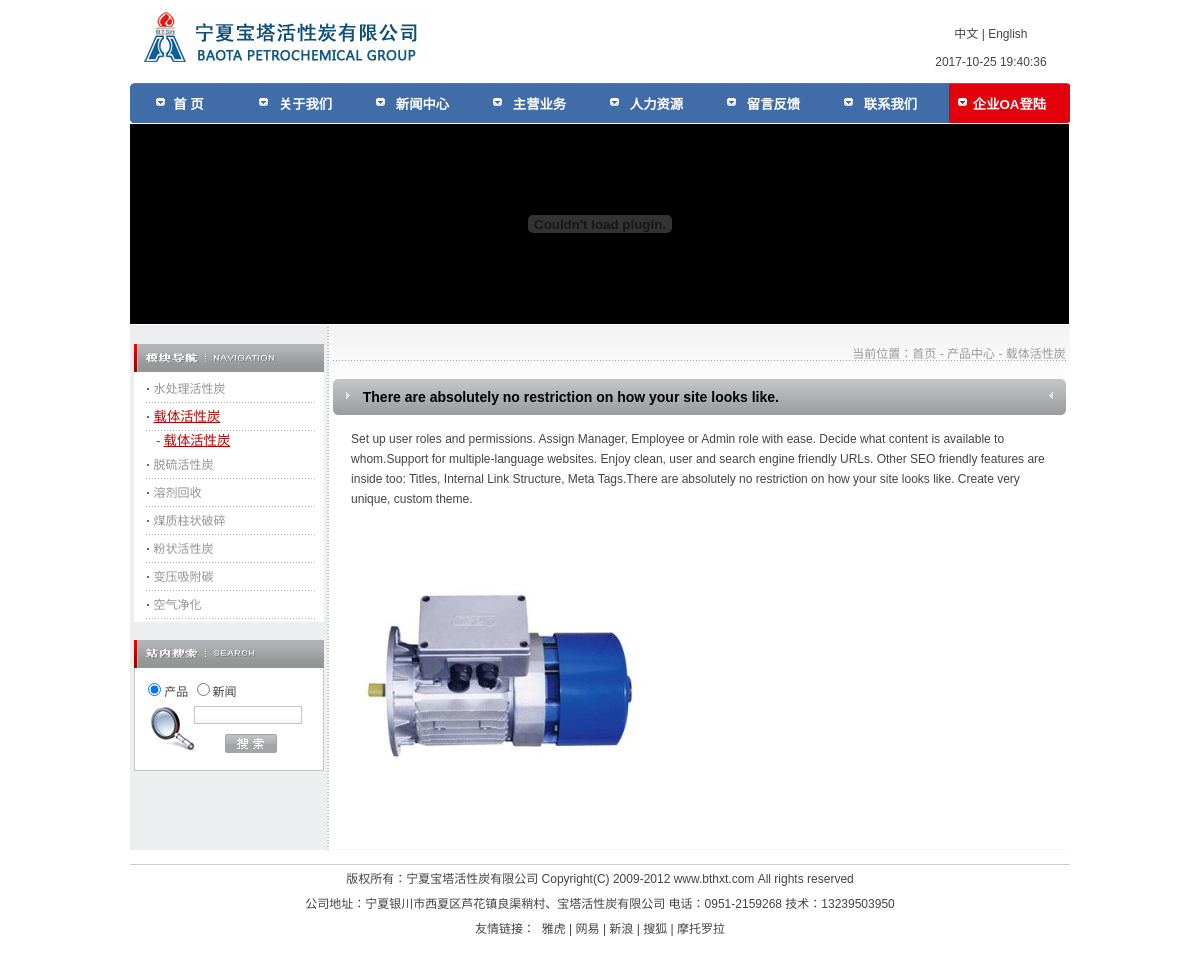
The app's page /product/productinfo.php?pid=36&id1=22&id2=30 with its own data.
### tables this page shows
CREATE TABLE `layoutpic` (
  `id_layoutpic` int(11) NOT NULL auto_increment,
  `id_layout` int(11) NOT NULL,
  `id_hr` int(11) NOT NULL,
  `title` varchar(250) NOT NULL,
  `intro` text NOT NULL,
  `url` varchar(250) NOT NULL,
  `opicname` varchar(250) NOT NULL,
  `spicname` varchar(250) NOT NULL,
  `dele` int(1) NOT NULL default '1',
  `type` varchar(3) NOT NULL,
  `indate` datetime NOT NULL,
  `modate` datetime NOT NULL,
  `deldate` datetime NOT NULL,
  `browsecount` int(11) NOT NULL,
  PRIMARY KEY  (`id_layoutpic`)
);

CREATE TABLE `productdir` (
  `id_proddir` int(11) NOT NULL auto_increment,
  `lang` int(1) NOT NULL,
  `name` varchar(50) NOT NULL default '1',
  `intro` text NOT NULL,
  `dele` int(1) NOT NULL default '1',
  `dirurl` varchar(50) NOT NULL,
  `fatherid` int(11) NOT NULL,
  `level` int(1) NOT NULL,
  `ordernum` int(11) NOT NULL,
  PRIMARY KEY  (`id_proddir`)
);

CREATE TABLE `productinfo` (
  `id_prodinfo` int(11) NOT NULL auto_increment,
  `id_proddir` int(11) NOT NULL,
  `id_hr` int(11) NOT NULL,
  `lang` int(1) NOT NULL default '1',
  `title` varchar(250) NOT NULL,
  `intro` text NOT NULL,
  `content` longtext NOT NULL,
  `tag` text NOT NULL,
  `dele` int(1) NOT NULL default '1',
  `isnew` int(1) NOT NULL default '1',
  `indate` datetime NOT NULL,
  `modate` datetime NOT NULL,
  `deldate` datetime NOT NULL,
  `browsecount` int(11) NOT NULL,
  PRIMARY KEY  (`id_prodinfo`)
);

CREATE TABLE `layout` (
  `id_layout` int(11) NOT NULL auto_increment,
  `lang` int(1) NOT NULL default '1',
  `title` varchar(250) NOT NULL,
  `url` text NOT NULL,
  `intro` text NOT NULL,
  `content` text NOT NULL,
  `openstat` int(1) NOT NULL default '1',
  PRIMARY KEY  (`id_layout`)
);

### www/inc/config.php (called while the page is built, shortened)
<?php
require_once("mysql.class.php");
$db_hostname="localhost";
$db_username="root";
$db_password="123456";
$db_database="website";
$objDB=new mysql($db_hostname,$db_username,$db_password,$db_database);
?>

### www/inc/mysql.class.php (called while the page is built, shortened)
<?php
class mysql{
	var $Conn="";
	var $Res="";
	function mysql($strHost,$strUser,$strPwd,$strDatabase){
		$this->Conn=mysql_connect($strHost,$strUser,$strPwd)
					 or die("Sorry,canot connect to database!");
		return $this->Conn;
	}
	function Execute($strSQL){
		$this->Res=mysql_query($strSQL,$this->Conn);
	}
	function getRows(){
		$i=0;
		$arrResult=array();
		while($row =mysql_fetch_array($this->Res,MYSQL_ASSOC)){
			$arrResult[$i]=$row;
			$i++;
		}
		return $arrResult;
	}
	function fields(){
		$row =mysql_fetch_assoc($this->Res);
		return $row;
	}
}
?>

### www/inc/cn_header_core.php (called while the page is built, shortened)
<?php
$strSQL = "select name as title,id_newsdir,lang from newsdir where lang=1 and fatherid='15' and dele='1' and id_newsdir not in(21,22) order by ordernum desc  " ;
$objDB->Execute($strSQL);
$strSQL = "select  name as title,id_proddir,lang  from productdir where lang=1 and level=1 and dele=1 " ;
$objDB->Execute($strSQL);
$strSQL = "select opicname as pic from layoutpic  where id_layout='1' order by id_layoutpic asc limit 1" ;
$objDB->Execute($strSQL);
$global_logo=$objDB->fields();
$strSQL = "select content from layout  where id_layout='3'" ;
$objDB->Execute($strSQL);
$footer_BQ=$objDB->fields();
?>

### www/inc/cn_productinfo_core.php (called while the page is built, shortened)
<?php
require "../inc/config.php";
$strSQL = "SELECT * from productinfo where id_prodinfo=$_GET[pid] and dele='1'";
$objDB->Execute($strSQL);
$oneproduct=$objDB->fields();
$strSQL = "select name from productdir where id_proddir=$_GET[id2]  " ;
$objDB->Execute($strSQL);
$onenewsdir=$objDB->fields();
require "../inc/cn_header_core.php";
?>

### www/product/productinfo.php (the view, shortened to what this page needs)
<?php
require "../inc/cn_productinfo_core.php";
?>
<!DOCTYPE html PUBLIC "-//W3C//DTD XHTML 1.0 Transitional//EN" "http://www.w3.org/TR/xhtml1/DTD/xhtml1-transitional.dtd">
<html xmlns="http://www.w3.org/1999/xhtml">
<head>
<link href="../inc/css/public.css" rel="stylesheet" type="text/css" />
<link href="../inc/css/main.css" rel="stylesheet" type="text/css" />
</head>
<body>
<? require "../header.php"; ?>
<table width="940" border="0" align="center" cellpadding="0" cellspacing="0" >
  <tr>
    <td width="940" height="200" style="background:url(../inc/pics/banner_left_bg.gif) repeat-y right top; background-color:#000000"><? require "../subadv.php"; ?></td>
  </tr>
</table>
<table width="940" border="0" align="center" cellpadding="0" cellspacing="0" style="margin-top:1px; background:url(../inc/pics/main_bg.jpg) repeat-x;">
  <tr>
    <td width="230" align="left" valign="top" style="background:url(../inc/pics/left_bg.gif) repeat-y right;"><? require "leftmenu.php"; ?></td>
    <td width="773" valign="top"><table width="733" border="0" align="center" cellpadding="0" cellspacing="0" style="margin-top:19px;">
        <tr>
          <td width="733" style="background:url(../inc/pics/bg1.gif) repeat-x left bottom;"><table width="100%" border="0" cellspacing="0" cellpadding="0">
              <tr>
                <td width="100%" align="right" style="color:#999999"><img src="../inc/pics/arr6.gif" width="9" height="9" align="absmiddle" />&nbsp;当前位置：<a href="/" class="agray">首页</a> - <a href="/product/product.php" class="agray">产品中心</a> - <?=$onenewsdir[name]?></td>
              </tr>
            </table></td>
        </tr>
        <tr>
          <td height="18">&nbsp;</td>
        </tr>
        <tr>
          <td align="right"><table width="733" border="0" align="right" cellpadding="0" cellspacing="0">
              <tr>
                <td width="30" height="36"><img src="../inc/pics/title_bg1.gif" width="30" height="36" /></td>
                <td width="673" align="left" background="../inc/pics/title_bg_center.jpg" style="color:#000000; font-size:14px; font-weight:bold"><?=$oneproduct[title];?></td>
                <td width="30"><img src="../inc/pics/title_bg2.gif" width="30" height="36" /></td>
              </tr>
            </table></td>
        </tr>
        <tr>
          <td align="left" valign="middle">&nbsp;</td>
        </tr>
        <tr>
          <td align="center" valign="middle">  <table width="100%" border="0" cellspacing="0" cellpadding="0">
    <tr>
      <td width="79%" height="140" align="left" valign="top"><table width="95%" border="0" align="center" cellpadding="0" cellspacing="0" class="txt">
        <tr>
          <td ><?php echo $oneproduct[content];?></td>
        </tr>
        <tr>
        <td>&nbsp;</td>
        </tr>
      </table></td>
    </tr>
    <tr>
      <td style="padding:0; height:1px;" bgcolor="#F5F5F5"></td>
      </tr>
  </table></td>
        </tr>
      </table></td>
  </tr>
</table>
<? require "../footer.php"; ?>
</body>
</html>

### www/header.php (shortened to what this page needs)
<table width="940" border="0" align="center" cellpadding="0" cellspacing="0">
  <tr>
    <td align="left" valign="top"><table width="100%" border="0">
      <tr>
        <td width="83%" height="80" rowspan="2" align="left"><a href="/"><img src="/upload/layout/<?=$global_logo[pic];?>" width="304" height="66"  border="0" /></a></td>
        <td width="17%" height="31" align="center" valign="bottom"><a href="/">中文</a> | <a href="/en/">English</a></td>
      </tr>
      <tr>
        <td height="29" align="center" valign="middle"><?php date_default_timezone_set('Asia/Shanghai');echo date("Y-m-d G:i:s")?></td>
      </tr>
      <tr>
        <td height="40" colspan="2" align="left" valign="top">
</td>
      </tr>
    </table></td>
  </tr>
</table>

### www/product/leftmenu.php (shortened to what this page needs)
<table width="190" border="0" align="center" cellpadding="0" cellspacing="0" style="margin-top:19px;">
        <tr>
          <td width="190"><img src="../inc/pics/left_nav.gif" width="190" height="28" /></td>
        </tr>
        <tr>
          <td bgcolor="#FFFFFF">
          <?php
$strSQL="SELECT id_proddir,name FROM productdir WHERE level='1' and dele='1' and lang='1' order by ordernum ASC";
$objDB->Execute($strSQL);
$arrnewsdir1=$objDB->GetRows();
?>
<table width="180" border="0" align="center" cellpadding="3" cellspacing="3" class="txt">
  <tr>
    <td><table width="170" border="0" align="right" cellpadding="0" cellspacing="0">
    <?php for($i=0;$i<sizeof($arrnewsdir1);$i++){
	        $strSQL="SELECT id_proddir,name FROM productdir WHERE level='2' and dele='1' and fatherid='".$arrnewsdir1[$i][id_proddir]."' order by ordernum ASC";
	        $objDB->Execute($strSQL);
	        $arrnewsdir2=$objDB->GetRows();
	?>
      <tr  height="28">
        <td align="left"  style="cursor:pointer;background:url(../inc/pics/bg2.gif) repeat-x left bottom;" ><strong>·</strong> <a href="javascript:void(0)"  <?php if($_GET[id1]==$arrnewsdir1[$i][id_proddir]){echo 'class="link_04_1"';}else{echo 'class="link_04"';} ?>  onClick="ChangeTab(<?php echo $i;?>);"><?php echo $arrnewsdir1[$i][name];?></a></td>
      </tr>
      <tr>
        <td align="left">
        <?php if($_GET[id1]==$arrnewsdir1[$i][id_proddir]){?>
        <div id="dir2form<?php echo $i;?>"  style="display:yes;">
        <?php }else{?>
        <div id="dir2form<?php echo $i;?>"  style="display:none;">
        <?php }?>
        <table width="160" border="0" align="right" cellpadding="0" cellspacing="0">
           <?php for($j=0;$j<sizeof($arrnewsdir2);$j++){?>
          <tr>
            <td> - <a href="product.php?id1=<?php echo $arrnewsdir1[$i][id_proddir];?>&id2=<?php echo $arrnewsdir2[$j][id_proddir];?>"  <?php if($_GET[id1]==$arrnewsdir1[$i][id_proddir]  && $_GET[id2]==$arrnewsdir2[$j][id_proddir]){echo 'class="link_04_1"';}else{echo 'class="link_04"';} ?> ><?php echo $arrnewsdir2[$j][name];?></a></td>
          </tr>
          <? }?>
        </table>
        </div>
        </td>
      </tr>
    <?php }?>
    </table></td>
  </tr>
</table>
          </td>
        </tr>
        <tr>
          <td height="18">&nbsp;</td>
        </tr>
      </table>
      <table width="190" border="0" align="center" cellpadding="0" cellspacing="0">
  <tr>
    <td><table width="190" border="0" cellspacing="0" cellpadding="0">
        <tr>
          <td><img src="../inc/pics/left_bt3.gif" width="190" height="28" /></td>
        </tr>
        <tr>
          <td><div class="leftbg">
              <form id="Search" name="Search" method="POST" action="/about/search.php">
                <table width="100%" border="0" cellspacing="0" cellpadding="0" style="background:url(../inc/pics/bg4.gif) no-repeat 8px 20px;">
                  <tr>
                    <td height="26"><input name="rang" type="radio" value="product" class="inputnoborder" checked="checked" />产品 <input type="radio" name="rang" value="news" class="inputnoborder" />新闻 </td>
                  </tr>
                  <tr>
                    <td height="26" align="center">&nbsp;&nbsp;&nbsp;&nbsp;&nbsp;&nbsp;&nbsp;&nbsp;&nbsp;&nbsp;&nbsp;<input name="searchcontent" type="text" id="searchcontent" style="width:102px;" /></td>
                  </tr>
                  <tr>
                    <td height="34" align="center">&nbsp;&nbsp;&nbsp;&nbsp;&nbsp;&nbsp;&nbsp;&nbsp;&nbsp;&nbsp;&nbsp;&nbsp;&nbsp;<input type="image" name="imageField3" src="/inc/pics/btn_sear.gif" class="inputnoborder" /></td>
                  </tr>
                </table>
              </form>
            </div></td>
        </tr>
      </table></td>
  </tr>
  <tr>
    <td height="18">&nbsp;</td>
  </tr>
  <tr>
    <td>&nbsp;</td>
  </tr>
  <tr>
    <td height="26">&nbsp;</td>
  </tr>
</table>

### www/footer.php
<table width="940" border="0" align="center" cellpadding="0" cellspacing="0">
  <tr>
    <td height="60" align="left" valign="top"><table width="100%" border="0" cellspacing="0" cellpadding="0">
      <tr>
        <td align="left">&nbsp;</td>
      </tr>
      <tr>
        <td align="left" bgcolor="#CCCCCC" style="padding:0; height:1px;"></td>
      </tr>
      <tr>
        <td height="50" align="center" valign="top"><?=$footer_BQ[content];?></td>
        </tr>
    </table></td>
  </tr>
</table>

### www/inc/css/public.css (style rules this page uses)
body, td, th, select, textarea { font-size: 12px; color: #444444; font-family: Arial, Helvetica, sans-serif; }
body, form { margin:0; background-color:#fff }
table { border-collapse:collapse; }
input { border:1px solid #c5c6c9; background:url(/inc/pics/input_bg1.jpg); font-family: Arial, Helvetica, sans-serif; font-size:12px; }
.inputnoborder { border:0px none; background:none; }
a { color:#444444; text-decoration:none; }
.agray { color:#999999; }
.leftbg { border:1px solid #c5c6c9; border-top:0px none; width:172px; padding:8px; background-color:#ffffff; }
.txt { font-size: 9pt;color: #494949;text-decoration: none;line-height: 20px;text-align:left; }
.link_04 { font-size: 9pt;font-weight: normal;;color: #949494;text-decoration: none;;text-align:left; }
.link_04_1 { font-size: 10pt;font-weight: normal;;color: #c00000;text-decoration: underline;;text-align:left; }

### records on screen
layoutpic: opicname (picture)
productdir: name "水处理活性炭"
productdir: name "载体活性炭"
productdir: name "载体活性炭"
productdir: name "脱硫活性炭"
productdir: name "溶剂回收"
productdir: name "煤质柱状破碎"
productdir: name "粉状活性炭"
productdir: name "变压吸附碳"
productdir: name "空气净化"
productinfo: title "There are absolutely no restriction on how your site looks like.", content "Set up user roles and permissions. Assign Manager, Employee or Admin role with ease. Decide what content is available to whom.Support for multiple-language websites. Enjoy clean, user and search engine friendly URLs. Other SEO friendly features are inside too: Titles, Internal Link Structure, Meta Tags.There are absolutely no restriction on how your site looks like. Create very unique, custom theme.", content (picture)
layout: content "版权所有：宁夏宝塔活性炭有限公司 Copyright(C) 2009-2012 www.bthxt.com All rights reserved 公司地址：宁夏银川市西夏区芦花镇良渠稍村、宝塔活性炭有限公司 电话：0951-2159268 技术：13239503950 友情链接： 雅虎 | 网易 | 新浪 | 搜狐 | 摩托罗拉"
